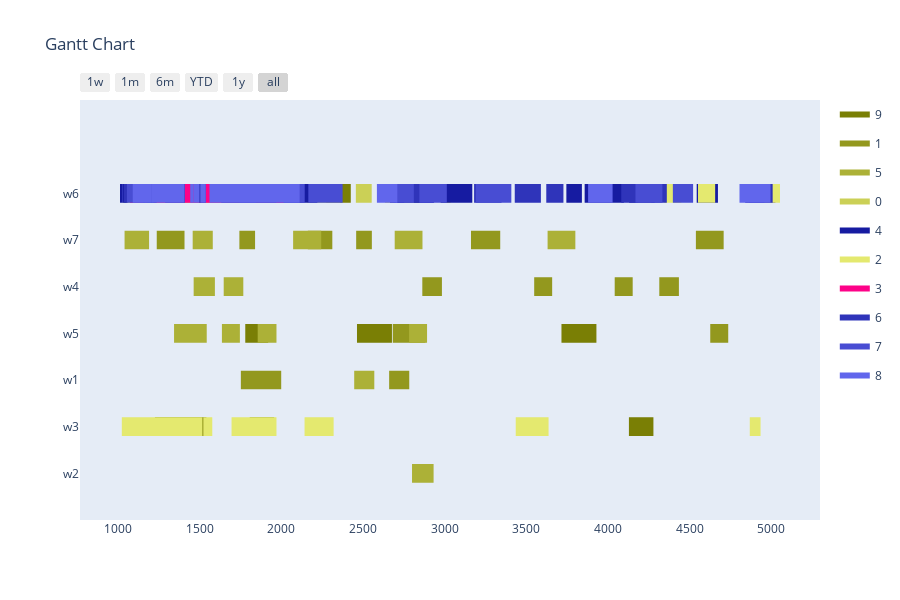

The notebook cell saved with this chart:
### Markdown cell above
Config 2 - Test with Two Point Crossover

### Code cell
optimizer = BaseGA(env)
optimizer.set_minimize()
# optional (in this case, all options given are the default option, if the configuration step is skipped)
optimizer.configure('tardiness', 'twopointcrossover', 'roulettewheel', 'randomize')
# choose an input generator (optional) -> decides how the data gets converted into the optimizer format
#optimizer.set_input_generator('SameLengthAlternativesGenerator')
# all parameters after offspring_amount are optional (in this case -> verbose=True)
result, best_fitness_history, average_fitness_history, best_generation_history, feasible_gen = optimizer.optimize(orders, max_generations, earliest_time_slot, last_time_slot, population_size, offspring_amount, verbose=True)
workstation_assignments = reformat_result(result, orders, env)
visualize(workstation_assignments, best_fitness_history, average_fitness_history, best_generation_history, feasible_gen)

### Figure 1 — Plotly figure (JSON) as saved in the notebook; plotly's stock layout.template omitted (floating-point values rounded to 4 significant figures; data arrays with more than 128 entries replaced by an {"elided": "..."} marker saying what was removed)
{"data": [{"fill": "toself", "fillcolor": "rgb(122, 127, 5)", "hoverinfo": "name", "legendgroup": "rgb(122, 127, 5)", "mode": "none", "name": "9", "type": "scatter", "x": [233, 317, 317, 233, 233, 781, 847, 847, 781, 781, 1215, 1308, 1308, 1215, 1215, 2275, 2425, 2425, 2275, 2275, 1756, 1822, 1822, 1756, 1756, 665, 731, 731, 665, 665, 378, 471, 471, 378, 378, 3715, 3929, 3929, 3715, 3715, 2463, 2677, 2677, 2463, 2463, 312, 452, 452, 312, 312, 1779, 1919, 1919, 1779, 1779, 718, 794, 794, 718, 718, 1806, 1956, 1956, 1806, 1806, 4128, 4278, 4278, 4128, 4128, 1323, 1501, 1501, 1323, 1323, 1465, 1541, 1541, 1465, 1465, 1226, 1302, 1302, 1226, 1226, 454, 540, 540, 454, 454, 1815, 1881, 1881, 1815, 1815, 1295, 1381, 1381, 1295, 1295, 916, 992, 992, 916], "y": [5.8, 5.8, 6.2, 6.2, null, 5.8, 5.8, 6.2, 6.2, null, 5.8, 5.8, 6.2, 6.2, null, 5.8, 5.8, 6.2, 6.2, null, 5.8, 5.8, 6.2, 6.2, null, 5.8, 5.8, 6.2, 6.2, null, 5.8, 5.8, 6.2, 6.2, null, 2.8, 2.8, 3.2, 3.2, null, 2.8, 2.8, 3.2, 3.2, null, 2.8, 2.8, 3.2, 3.2, null, 2.8, 2.8, 3.2, 3.2, null, 0.8, 0.8, 1.2, 1.2, null, 0.8, 0.8, 1.2, 1.2, null, 0.8, 0.8, 1.2, 1.2, null, 0.8, 0.8, 1.2, 1.2, null, 0.8, 0.8, 1.2, 1.2, null, 0.8, 0.8, 1.2, 1.2, null, 0.8, 0.8, 1.2, 1.2, null, 0.8, 0.8, 1.2, 1.2, null, 0.8, 0.8, 1.2, 1.2, null, 0.8, 0.8, 1.2, 1.2]}, {"fill": "toself", "fillcolor": "rgb(147, 152, 30)", "hoverinfo": "name", "legendgroup": "rgb(147, 152, 30)", "mode": "none", "name": "1", "type": "scatter", "x": [329, 499, 499, 329, 329, 4538, 4708, 4708, 4538, 4538, 1237, 1407, 1407, 1237, 1237, 2458, 2554, 2554, 2458, 2458, 2162, 2312, 2312, 2162, 2162, 3161, 3257, 3257, 3161, 3161, 1743, 1839, 1839, 1743, 1743, 423, 593, 593, 423, 423, 3190, 3340, 3340, 3190, 3190, 4041, 4151, 4151, 4041, 4041, 436, 556, 556, 436, 436, 4314, 4434, 4434, 4314, 4314, 2863, 2983, 2983, 2863, 2863, 3548, 3658, 3658, 3548, 3548, 4626, 4736, 4736, 4626, 4626, 2682, 2882, 2882, 2682, 2682, 1752, 1999, 1999, 1752, 1752, 2660, 2783, 2783, 2660], "y": [4.8, 4.8, 5.2, 5.2, null, 4.8, 4.8, 5.2, 5.2, null, 4.8, 4.8, 5.2, 5.2, null, 4.8, 4.8, 5.2, 5.2, null, 4.8, 4.8, 5.2, 5.2, null, 4.8, 4.8, 5.2, 5.2, null, 4.8, 4.8, 5.2, 5.2, null, 4.8, 4.8, 5.2, 5.2, null, 4.8, 4.8, 5.2, 5.2, null, 3.8, 3.8, 4.2, 4.2, null, 3.8, 3.8, 4.2, 4.2, null, 3.8, 3.8, 4.2, 4.2, null, 3.8, 3.8, 4.2, 4.2, null, 3.8, 3.8, 4.2, 4.2, null, 2.8, 2.8, 3.2, 3.2, null, 2.8, 2.8, 3.2, 3.2, null, 1.8, 1.8, 2.2, 2.2, null, 1.8, 1.8, 2.2, 2.2]}, {"fill": "toself", "fillcolor": "rgb(172, 177, 55)", "hoverinfo": "name", "legendgroup": "rgb(172, 177, 55)", "mode": "none", "name": "5", "type": "scatter", "x": [2694, 2864, 2864, 2694, 2694, 1457, 1580, 1580, 1457, 1457, 3630, 3800, 3800, 3630, 3630, 1040, 1190, 1190, 1040, 1040, 2094, 2244, 2244, 2094, 2094, 2072, 2222, 2222, 2072, 2072, 1647, 1767, 1767, 1647, 1647, 219, 359, 359, 219, 219, 1463, 1593, 1593, 1463, 1463, 814, 944, 944, 814, 814, 572, 692, 692, 572, 572, 2782, 2892, 2892, 2782, 2782, 1855, 1965, 1965, 1855, 1855, 1865, 1970, 1970, 1865, 1865, 1636, 1746, 1746, 1636, 1636, 1343, 1543, 1543, 1343, 1343, 2446, 2569, 2569, 2446, 2446, 2800, 2932, 2932, 2800], "y": [4.8, 4.8, 5.2, 5.2, null, 4.8, 4.8, 5.2, 5.2, null, 4.8, 4.8, 5.2, 5.2, null, 4.8, 4.8, 5.2, 5.2, null, 4.8, 4.8, 5.2, 5.2, null, 4.8, 4.8, 5.2, 5.2, null, 3.8, 3.8, 4.2, 4.2, null, 3.8, 3.8, 4.2, 4.2, null, 3.8, 3.8, 4.2, 4.2, null, 3.8, 3.8, 4.2, 4.2, null, 2.8, 2.8, 3.2, 3.2, null, 2.8, 2.8, 3.2, 3.2, null, 2.8, 2.8, 3.2, 3.2, null, 2.8, 2.8, 3.2, 3.2, null, 2.8, 2.8, 3.2, 3.2, null, 2.8, 2.8, 3.2, 3.2, null, 1.8, 1.8, 2.2, 2.2, null, -0.2, -0.2, 0.2, 0.2]}, {"fill": "toself", "fillcolor": "rgb(203, 208, 86)", "hoverinfo": "name", "legendgroup": "rgb(203, 208, 86)", "mode": "none", "name": "0", "type": "scatter", "x": [2264, 2361, 2361, 2264, 2264, 2689, 2809, 2809, 2689, 2689, 1073, 1198, 1198, 1073, 1073, 642, 738, 738, 642, 642, 1028, 1218, 1218, 1028, 1028, 1803, 1859, 1859, 1803, 1803, 756, 909, 909, 756, 756, 2974, 3036, 3036, 2974, 2974, 1260, 1440, 1440, 1260, 1260, 2742, 2862, 2862, 2742, 2742, 2634, 2730, 2730, 2634, 2634, 1676, 1796, 1796, 1676, 1676, 2456, 2553, 2553, 2456, 2456, 2495, 2551, 2551, 2495, 2495, 1526, 1582, 1582, 1526, 1526, 815, 902, 902, 815, 815, 1456, 1586, 1586, 1456, 1456, 2174, 2359, 2359, 2174, 2174, 684, 809, 809, 684, 684, 2160, 2270, 2270, 2160, 2160, 2167, 2287, 2287, 2167, 2167, 1663, 1759, 1759, 1663, 1663, 1213, 1338, 1338, 1213], "y": [5.8, 5.8, 6.2, 6.2, null, 5.8, 5.8, 6.2, 6.2, null, 5.8, 5.8, 6.2, 6.2, null, 5.8, 5.8, 6.2, 6.2, null, 5.8, 5.8, 6.2, 6.2, null, 5.8, 5.8, 6.2, 6.2, null, 5.8, 5.8, 6.2, 6.2, null, 5.8, 5.8, 6.2, 6.2, null, 5.8, 5.8, 6.2, 6.2, null, 5.8, 5.8, 6.2, 6.2, null, 5.8, 5.8, 6.2, 6.2, null, 5.8, 5.8, 6.2, 6.2, null, 5.8, 5.8, 6.2, 6.2, null, 5.8, 5.8, 6.2, 6.2, null, 5.8, 5.8, 6.2, 6.2, null, 5.8, 5.8, 6.2, 6.2, null, 5.8, 5.8, 6.2, 6.2, null, 5.8, 5.8, 6.2, 6.2, null, 5.8, 5.8, 6.2, 6.2, null, 5.8, 5.8, 6.2, 6.2, null, 5.8, 5.8, 6.2, 6.2, null, 5.8, 5.8, 6.2, 6.2, null, 5.8, 5.8, 6.2, 6.2]}, {"fill": "toself", "fillcolor": "rgb(22, 27, 161)", "hoverinfo": "name", "legendgroup": "rgb(22, 27, 161)", "mode": "none", "name": "4", "type": "scatter", "x": {"elided": "134 int values"}, "y": {"elided": "134 float values"}}, {"fill": "toself", "fillcolor": "rgb(228, 233, 111)", "hoverinfo": "name", "legendgroup": "rgb(228, 233, 111)", "mode": "none", "name": "2", "type": "scatter", "x": [1137, 1232, 1232, 1137, 1137, 4958, 5053, 5053, 4958, 4958, 993, 1059, 1059, 993, 993, 457, 562, 562, 457, 457, 256, 351, 351, 256, 256, 615, 708, 708, 615, 615, 862, 946, 946, 862, 862, 4551, 4656, 4656, 4551, 4551, 4344, 4449, 4449, 4344, 4344, 319, 499, 499, 319, 319, 924, 1023, 1023, 924, 924, 410, 509, 509, 410, 410, 1522, 1577, 1577, 1522, 1522, 2142, 2320, 2320, 2142, 2142, 478, 575, 575, 478, 478, 390, 477, 477, 390, 390, 3435, 3613, 3613, 3435, 3435, 4868, 4934, 4934, 4868, 4868, 3511, 3636, 3636, 3511, 3511, 2158, 2234, 2234, 2158, 2158, 1517, 1695, 1695, 1517], "y": [5.8, 5.8, 6.2, 6.2, null, 5.8, 5.8, 6.2, 6.2, null, 5.8, 5.8, 6.2, 6.2, null, 5.8, 5.8, 6.2, 6.2, null, 5.8, 5.8, 6.2, 6.2, null, 5.8, 5.8, 6.2, 6.2, null, 5.8, 5.8, 6.2, 6.2, null, 5.8, 5.8, 6.2, 6.2, null, 5.8, 5.8, 6.2, 6.2, null, 2.8, 2.8, 3.2, 3.2, null, 0.8, 0.8, 1.2, 1.2, null, 0.8, 0.8, 1.2, 1.2, null, 0.8, 0.8, 1.2, 1.2, null, 0.8, 0.8, 1.2, 1.2, null, 0.8, 0.8, 1.2, 1.2, null, 0.8, 0.8, 1.2, 1.2, null, 0.8, 0.8, 1.2, 1.2, null, 0.8, 0.8, 1.2, 1.2, null, 0.8, 0.8, 1.2, 1.2, null, 0.8, 0.8, 1.2, 1.2, null, 0.8, 0.8, 1.2, 1.2]}, {"fill": "toself", "fillcolor": "rgb(253, 2, 136)", "hoverinfo": "name", "legendgroup": "rgb(253, 2, 136)", "mode": "none", "name": "3", "type": "scatter", "x": [347, 537, 537, 347, 347, 246, 431, 431, 246, 246, 980, 1165, 1165, 980, 980, 1824, 2014, 2014, 1824, 1824, 1174, 1294, 1294, 1174, 1174, 986, 1073, 1073, 986, 986, 1664, 1726, 1726, 1664, 1664, 337, 527, 527, 337, 337, 420, 540, 540, 420, 420, 431, 551, 551, 431, 431, 488, 611, 611, 488, 488, 239, 359, 359, 239, 239, 921, 1074, 1074, 921, 921, 1367, 1477, 1477, 1367, 1367, 1591, 1653, 1653, 1591, 1591, 742, 852, 852, 742, 742, 1402, 1552, 1552, 1402, 1402, 1155, 1270, 1270, 1155, 1155, 1293, 1389, 1389, 1293, 1293, 371, 556, 556, 371, 371, 456, 581, 581, 456, 456, 1096, 1216, 1216, 1096, 1096, 1799, 1922, 1922, 1799], "y": [5.8, 5.8, 6.2, 6.2, null, 5.8, 5.8, 6.2, 6.2, null, 5.8, 5.8, 6.2, 6.2, null, 5.8, 5.8, 6.2, 6.2, null, 5.8, 5.8, 6.2, 6.2, null, 5.8, 5.8, 6.2, 6.2, null, 5.8, 5.8, 6.2, 6.2, null, 5.8, 5.8, 6.2, 6.2, null, 5.8, 5.8, 6.2, 6.2, null, 5.8, 5.8, 6.2, 6.2, null, 5.8, 5.8, 6.2, 6.2, null, 5.8, 5.8, 6.2, 6.2, null, 5.8, 5.8, 6.2, 6.2, null, 5.8, 5.8, 6.2, 6.2, null, 5.8, 5.8, 6.2, 6.2, null, 5.8, 5.8, 6.2, 6.2, null, 5.8, 5.8, 6.2, 6.2, null, 5.8, 5.8, 6.2, 6.2, null, 5.8, 5.8, 6.2, 6.2, null, 5.8, 5.8, 6.2, 6.2, null, 5.8, 5.8, 6.2, 6.2, null, 5.8, 5.8, 6.2, 6.2, null, 5.8, 5.8, 6.2, 6.2]}, {"fill": "toself", "fillcolor": "rgb(47, 52, 186)", "hoverinfo": "name", "legendgroup": "rgb(47, 52, 186)", "mode": "none", "name": "6", "type": "scatter", "x": {"elided": "134 int values"}, "y": {"elided": "134 float values"}}, {"fill": "toself", "fillcolor": "rgb(72, 77, 211)", "hoverinfo": "name", "legendgroup": "rgb(72, 77, 211)", "mode": "none", "name": "7", "type": "scatter", "x": {"elided": "134 int values"}, "y": {"elided": "134 float values"}}, {"fill": "toself", "fillcolor": "rgb(97, 102, 236)", "hoverinfo": "name", "legendgroup": "rgb(97, 102, 236)", "mode": "none", "name": "8", "type": "scatter", "x": [3878, 4028, 4028, 3878, 3878, 497, 627, 627, 497, 497, 749, 879, 879, 749, 749, 1460, 1610, 1610, 1460, 1460, 1461, 1561, 1561, 1461, 1461, 2025, 2112, 2112, 2025, 2025, 1282, 1442, 1442, 1282, 1282, 976, 1166, 1166, 976, 976, 1093, 1203, 1203, 1093, 1093, 1378, 1498, 1498, 1378, 1378, 1504, 1560, 1560, 1504, 1504, 1407, 1537, 1537, 1407, 1407, 1029, 1209, 1209, 1029, 1029, 2585, 2710, 2710, 2585, 2585, 667, 767, 767, 667, 667, 1090, 1270, 1270, 1090, 1090, 1932, 2057, 2057, 1932, 1932, 1849, 1972, 1972, 1849, 1849, 1094, 1204, 1204, 1094, 1094, 940, 1027, 1027, 940, 940, 703, 823, 823, 703, 703, 997, 1187, 1187, 997, 997, 4805, 4995, 4995, 4805], "y": [5.8, 5.8, 6.2, 6.2, null, 5.8, 5.8, 6.2, 6.2, null, 5.8, 5.8, 6.2, 6.2, null, 5.8, 5.8, 6.2, 6.2, null, 5.8, 5.8, 6.2, 6.2, null, 5.8, 5.8, 6.2, 6.2, null, 5.8, 5.8, 6.2, 6.2, null, 5.8, 5.8, 6.2, 6.2, null, 5.8, 5.8, 6.2, 6.2, null, 5.8, 5.8, 6.2, 6.2, null, 5.8, 5.8, 6.2, 6.2, null, 5.8, 5.8, 6.2, 6.2, null, 5.8, 5.8, 6.2, 6.2, null, 5.8, 5.8, 6.2, 6.2, null, 5.8, 5.8, 6.2, 6.2, null, 5.8, 5.8, 6.2, 6.2, null, 5.8, 5.8, 6.2, 6.2, null, 5.8, 5.8, 6.2, 6.2, null, 5.8, 5.8, 6.2, 6.2, null, 5.8, 5.8, 6.2, 6.2, null, 5.8, 5.8, 6.2, 6.2, null, 5.8, 5.8, 6.2, 6.2, null, 5.8, 5.8, 6.2, 6.2]}, {"legendgroup": "rgb(122, 127, 5)", "marker": {"color": "rgb(122, 127, 5)", "opacity": 0, "size": 1}, "mode": "markers", "name": "", "showlegend": false, "text": [null, null, null, null, null, null, null, null, null, null, null, null, null, null, null, null, null, null, null, null, null, null, null, null, null, null, null, null, null, null, null, null, null, null, null, null, null, null, null, null, null, null], "type": "scatter", "x": [233, 317, 781, 847, 1215, 1308, 2275, 2425, 1756, 1822, 665, 731, 378, 471, 3715, 3929, 2463, 2677, 312, 452, 1779, 1919, 718, 794, 1806, 1956, 4128, 4278, 1323, 1501, 1465, 1541, 1226, 1302, 454, 540, 1815, 1881, 1295, 1381, 916, 992], "y": [6, 6, 6, 6, 6, 6, 6, 6, 6, 6, 6, 6, 6, 6, 3, 3, 3, 3, 3, 3, 3, 3, 1, 1, 1, 1, 1, 1, 1, 1, 1, 1, 1, 1, 1, 1, 1, 1, 1, 1, 1, 1]}, {"legendgroup": "rgb(147, 152, 30)", "marker": {"color": "rgb(147, 152, 30)", "opacity": 0, "size": 1}, "mode": "markers", "name": "", "showlegend": false, "text": [null, null, null, null, null, null, null, null, null, null, null, null, null, null, null, null, null, null, null, null, null, null, null, null, null, null, null, null, null, null, null, null, null, null, null, null], "type": "scatter", "x": [329, 499, 4538, 4708, 1237, 1407, 2458, 2554, 2162, 2312, 3161, 3257, 1743, 1839, 423, 593, 3190, 3340, 4041, 4151, 436, 556, 4314, 4434, 2863, 2983, 3548, 3658, 4626, 4736, 2682, 2882, 1752, 1999, 2660, 2783], "y": [5, 5, 5, 5, 5, 5, 5, 5, 5, 5, 5, 5, 5, 5, 5, 5, 5, 5, 4, 4, 4, 4, 4, 4, 4, 4, 4, 4, 3, 3, 3, 3, 2, 2, 2, 2]}, {"legendgroup": "rgb(172, 177, 55)", "marker": {"color": "rgb(172, 177, 55)", "opacity": 0, "size": 1}, "mode": "markers", "name": "", "showlegend": false, "text": [null, null, null, null, null, null, null, null, null, null, null, null, null, null, null, null, null, null, null, null, null, null, null, null, null, null, null, null, null, null, null, null, null, null, null, null], "type": "scatter", "x": [2694, 2864, 1457, 1580, 3630, 3800, 1040, 1190, 2094, 2244, 2072, 2222, 1647, 1767, 219, 359, 1463, 1593, 814, 944, 572, 692, 2782, 2892, 1855, 1965, 1865, 1970, 1636, 1746, 1343, 1543, 2446, 2569, 2800, 2932], "y": [5, 5, 5, 5, 5, 5, 5, 5, 5, 5, 5, 5, 4, 4, 4, 4, 4, 4, 4, 4, 3, 3, 3, 3, 3, 3, 3, 3, 3, 3, 3, 3, 2, 2, 0, 0]}, {"legendgroup": "rgb(203, 208, 86)", "marker": {"color": "rgb(203, 208, 86)", "opacity": 0, "size": 1}, "mode": "markers", "name": "", "showlegend": false, "text": [null, null, null, null, null, null, null, null, null, null, null, null, null, null, null, null, null, null, null, null, null, null, null, null, null, null, null, null, null, null, null, null, null, null, null, null, null, null, null, null, null, null, null, null, null, null], "type": "scatter", "x": [2264, 2361, 2689, 2809, 1073, 1198, 642, 738, 1028, 1218, 1803, 1859, 756, 909, 2974, 3036, 1260, 1440, 2742, 2862, 2634, 2730, 1676, 1796, 2456, 2553, 2495, 2551, 1526, 1582, 815, 902, 1456, 1586, 2174, 2359, 684, 809, 2160, 2270, 2167, 2287, 1663, 1759, 1213, 1338], "y": [6, 6, 6, 6, 6, 6, 6, 6, 6, 6, 6, 6, 6, 6, 6, 6, 6, 6, 6, 6, 6, 6, 6, 6, 6, 6, 6, 6, 6, 6, 6, 6, 6, 6, 6, 6, 6, 6, 6, 6, 6, 6, 6, 6, 6, 6]}, {"legendgroup": "rgb(22, 27, 161)", "marker": {"color": "rgb(22, 27, 161)", "opacity": 0, "size": 1}, "mode": "markers", "name": "", "showlegend": false, "text": [null, null, null, null, null, null, null, null, null, null, null, null, null, null, null, null, null, null, null, null, null, null, null, null, null, null, null, null, null, null, null, null, null, null, null, null, null, null, null, null, null, null, null, null, null, null, null, null, null, null, null, null, null, null], "type": "scatter", "x": [1618, 1706, 1832, 1992, 2976, 3081, 503, 590, 1976, 2102, 3745, 3840, 4868, 5025, 729, 824, 275, 370, 555, 700, 3973, 4097, 4543, 4673, 2094, 2220, 900, 1025, 2811, 2935, 1662, 1750, 3073, 3169, 508, 633, 1787, 1907, 1509, 1596, 4129, 4286, 3857, 4035, 313, 458, 4840, 5005, 925, 1012, 2665, 2752, 460, 570], "y": [6, 6, 6, 6, 6, 6, 6, 6, 6, 6, 6, 6, 6, 6, 6, 6, 6, 6, 6, 6, 6, 6, 6, 6, 6, 6, 6, 6, 6, 6, 6, 6, 6, 6, 6, 6, 6, 6, 6, 6, 6, 6, 6, 6, 6, 6, 6, 6, 6, 6, 6, 6, 6, 6]}, {"legendgroup": "rgb(228, 233, 111)", "marker": {"color": "rgb(228, 233, 111)", "opacity": 0, "size": 1}, "mode": "markers", "name": "", "showlegend": false, "text": [null, null, null, null, null, null, null, null, null, null, null, null, null, null, null, null, null, null, null, null, null, null, null, null, null, null, null, null, null, null, null, null, null, null, null, null, null, null, null, null, null, null], "type": "scatter", "x": [1137, 1232, 4958, 5053, 993, 1059, 457, 562, 256, 351, 615, 708, 862, 946, 4551, 4656, 4344, 4449, 319, 499, 924, 1023, 410, 509, 1522, 1577, 2142, 2320, 478, 575, 390, 477, 3435, 3613, 4868, 4934, 3511, 3636, 2158, 2234, 1517, 1695], "y": [6, 6, 6, 6, 6, 6, 6, 6, 6, 6, 6, 6, 6, 6, 6, 6, 6, 6, 3, 3, 1, 1, 1, 1, 1, 1, 1, 1, 1, 1, 1, 1, 1, 1, 1, 1, 1, 1, 1, 1, 1, 1]}, {"legendgroup": "rgb(253, 2, 136)", "marker": {"color": "rgb(253, 2, 136)", "opacity": 0, "size": 1}, "mode": "markers", "name": "", "showlegend": false, "text": [null, null, null, null, null, null, null, null, null, null, null, null, null, null, null, null, null, null, null, null, null, null, null, null, null, null, null, null, null, null, null, null, null, null, null, null, null, null, null, null, null, null, null, null, null, null], "type": "scatter", "x": [347, 537, 246, 431, 980, 1165, 1824, 2014, 1174, 1294, 986, 1073, 1664, 1726, 337, 527, 420, 540, 431, 551, 488, 611, 239, 359, 921, 1074, 1367, 1477, 1591, 1653, 742, 852, 1402, 1552, 1155, 1270, 1293, 1389, 371, 556, 456, 581, 1096, 1216, 1799, 1922], "y": [6, 6, 6, 6, 6, 6, 6, 6, 6, 6, 6, 6, 6, 6, 6, 6, 6, 6, 6, 6, 6, 6, 6, 6, 6, 6, 6, 6, 6, 6, 6, 6, 6, 6, 6, 6, 6, 6, 6, 6, 6, 6, 6, 6, 6, 6]}, {"legendgroup": "rgb(47, 52, 186)", "marker": {"color": "rgb(47, 52, 186)", "opacity": 0, "size": 1}, "mode": "markers", "name": "", "showlegend": false, "text": [null, null, null, null, null, null, null, null, null, null, null, null, null, null, null, null, null, null, null, null, null, null, null, null, null, null, null, null, null, null, null, null, null, null, null, null, null, null, null, null, null, null, null, null, null, null, null, null, null, null, null, null, null, null], "type": "scatter", "x": [750, 905, 1237, 1405, 4081, 4181, 1537, 1632, 753, 841, 767, 893, 829, 986, 2771, 2881, 203, 308, 422, 537, 485, 581, 1053, 1210, 1289, 1409, 263, 408, 3260, 3348, 4265, 4360, 910, 1035, 3622, 3727, 3429, 3589, 556, 701, 3180, 3335, 680, 835, 4863, 5008, 2809, 2929, 2685, 2839, 1375, 1495, 360, 480], "y": [6, 6, 6, 6, 6, 6, 6, 6, 6, 6, 6, 6, 6, 6, 6, 6, 6, 6, 6, 6, 6, 6, 6, 6, 6, 6, 6, 6, 6, 6, 6, 6, 6, 6, 6, 6, 6, 6, 6, 6, 6, 6, 6, 6, 6, 6, 6, 6, 6, 6, 6, 6, 6, 6]}, {"legendgroup": "rgb(72, 77, 211)", "marker": {"color": "rgb(72, 77, 211)", "opacity": 0, "size": 1}, "mode": "markers", "name": "", "showlegend": false, "text": [null, null, null, null, null, null, null, null, null, null, null, null, null, null, null, null, null, null, null, null, null, null, null, null, null, null, null, null, null, null, null, null, null, null, null, null, null, null, null, null, null, null, null, null, null, null, null, null, null, null, null, null, null, null], "type": "scatter", "x": [445, 623, 750, 850, 2845, 3002, 4168, 4333, 2017, 2143, 525, 621, 300, 468, 745, 840, 271, 401, 268, 413, 1108, 1203, 594, 751, 247, 362, 429, 539, 4397, 4521, 2908, 3013, 1053, 1218, 210, 298, 2701, 2811, 3190, 3316, 776, 896, 2202, 2370, 368, 483, 502, 598, 2165, 2375, 1745, 1845, 3278, 3408], "y": [6, 6, 6, 6, 6, 6, 6, 6, 6, 6, 6, 6, 6, 6, 6, 6, 6, 6, 6, 6, 6, 6, 6, 6, 6, 6, 6, 6, 6, 6, 6, 6, 6, 6, 6, 6, 6, 6, 6, 6, 6, 6, 6, 6, 6, 6, 6, 6, 6, 6, 6, 6, 6, 6]}, {"legendgroup": "rgb(97, 102, 236)", "marker": {"color": "rgb(97, 102, 236)", "opacity": 0, "size": 1}, "mode": "markers", "name": "", "showlegend": false, "text": [null, null, null, null, null, null, null, null, null, null, null, null, null, null, null, null, null, null, null, null, null, null, null, null, null, null, null, null, null, null, null, null, null, null, null, null, null, null, null, null, null, null, null, null, null, null], "type": "scatter", "x": [3878, 4028, 497, 627, 749, 879, 1460, 1610, 1461, 1561, 2025, 2112, 1282, 1442, 976, 1166, 1093, 1203, 1378, 1498, 1504, 1560, 1407, 1537, 1029, 1209, 2585, 2710, 667, 767, 1090, 1270, 1932, 2057, 1849, 1972, 1094, 1204, 940, 1027, 703, 823, 997, 1187, 4805, 4995], "y": [6, 6, 6, 6, 6, 6, 6, 6, 6, 6, 6, 6, 6, 6, 6, 6, 6, 6, 6, 6, 6, 6, 6, 6, 6, 6, 6, 6, 6, 6, 6, 6, 6, 6, 6, 6, 6, 6, 6, 6, 6, 6, 6, 6, 6, 6]}], "layout": {"height": 600, "hovermode": "closest", "showlegend": true, "title": {"text": "Gantt Chart"}, "xaxis": {"rangeselector": {"buttons": [{"count": 7, "label": "1w", "step": "day", "stepmode": "backward"}, {"count": 1, "label": "1m", "step": "month", "stepmode": "backward"}, {"count": 6, "label": "6m", "step": "month", "stepmode": "backward"}, {"count": 1, "label": "YTD", "step": "year", "stepmode": "todate"}, {"count": 1, "label": "1y", "step": "year", "stepmode": "backward"}, {"step": "all"}]}, "showgrid": false, "type": "date", "zeroline": false}, "yaxis": {"autorange": false, "range": [-1, 8], "showgrid": false, "ticktext": ["w2", "w3", "w1", "w5", "w4", "w7", "w6"], "tickvals": [0, 1, 2, 3, 4, 5, 6], "zeroline": false}}}
